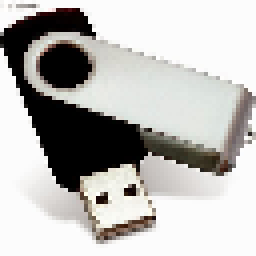
#> input picture Taller1/data/01.png, 64 x 64 px (shown 4 times larger); its folder holds only this picture in this run
$ jupyter execute --allow-errors Taller1-PreprocesamientoDeImagenes.ipynb   (shell and % lines are left out)   (older library calls are emulated)
#> lines starting #> are read from the running program, lines starting #| are printed output that depends on the picture
#> further down, tempImg is the input picture: shape (64, 64, 3); mean B, G, R 182.4, 184.9, 186.1
# Taller 1 - Procesamiento y Etiquetado de Datos

**Docente:** Ph.D. John William Branch
**Asistente de Docencia:** Sergio Robles

Clasificación y Reconocimiento de Patrones
Universidad Nacional - Sede Medellin

### Notas del Taller
* Completar los cinco puntos propuestos
* El dataset a utilizar es el archivo comprimido enviado por correo junto con este notebook

#### Entrega
* El Notebook debe ser enviado al correo: srobles@unal.edu.co
* El Asunto del correo debe ser: CRP - Taller 1
* El Correo debe tener adjunto un Notebook resuelto (Archivo con extensión 'ipynb')
* El Correo debe tener adjunto 3 imagenes generadas a partir del último punto

## Librerías

Librerías y paquetes de python a utilizar en el siguiente notebook.
(Deben estar previamente instalados)

[cell 1]
import random
import numpy as np
import pandas as pd
import cv2
import matplotlib.pyplot as plt
import skimage as sk
from skimage import transform
from skimage import util
from sklearn import preprocessing
from scipy import ndarray

[cell 2]
# Utils
def random_rotation(image_array: ndarray):
    # pick a random degree of rotation between 25% on the left and 25% on the right
    random_degree = random.uniform(-25, 25)
    return sk.transform.rotate(image_array, random_degree)

def random_noise(image_array: ndarray):
    # add random noise to the image
    return sk.util.random_noise(image_array)

def horizontal_flip(image_array: ndarray):
    # horizontal flip doesn't need skimage, it's easy as flipping the image array of pixels !
    return image_array[:, ::-1]

## Datos No Estructurados

[cell 3]
images = []
data = []

#### Primer punto

#> (a cell that did not finish here is left out)

#### Segundo punto

#> (a cell that did not finish here is left out)

### Normalización y Otros

#### Tercer punto

[cell 6]
images_resize = []

[cell 7]
# Realizar un resize a las imagenes almacenas y guardarlas en la variable images_resize (150x150)
# Tip: Utilizar opencv

for i in range(len(images)):
    images_resize.append(cv2.resize(images[i],(150,150)))
#> this loop made 1 pass
#> after the loop, images_resize = 1 item

#> (a cell that did not finish here is left out)

#### Cuarto punto

[cell 9]
images_normalize = []

[cell 10]
# Realizar un normalizado en la intensidad de colores en las imagenes almacenadas
# Tip: Utilizar opencv o matemáticas

for i in range(len(images_resize)):
    images_normalize.append(cv2.normalize(images_resize[i], None, alpha=0, beta=1, norm_type=cv2.NORM_MINMAX, dtype=cv2.CV_32F))
#> after the loop, images_normalize = 1 item

#> (a cell that did not finish here is left out)

### Etiquetado

#### Quinto punto

[cell 12]
label = ['USB','BAG','COPY','STAPLER','BAG','SCISSORS','USB','STAPLER','COPY','STAPLER','COPY']

[cell 13]
# Realizar un etiquetado manual de las imagenes almacenadas en la variable images y almacenarlos en la variable label
# Se deben guardar las imagenes en un diccionario de python, donde cada valor del diccionario es una lista de todas las imagenes que se encuentran en esa clase.
# Ejemplo: mis_datos = { 'perros': [imagen_perro1, imagen_perro2], 'gatos': [imagen_gato1, imagen_gato2] }

img_labels={}
#> (the rest of this cell did not finish here and is left out)

### Images augmentation

**Sexto punto**
Utilizar el código para generar 2 nuevas imagenes por cada imagen que se tienen en el dataset. (Solo enviar 3 imagenes generadas)

[cell 14]
images = images_normalize
#> images = 1 item

[cell 15]
available_transformations = {
    'rotate': random_rotation,
    'noise': random_noise,
    'horizontal_flip': horizontal_flip
}

augmentation_images = []
for img in images:
    num_transformations_to_apply = random.randint(1, len(available_transformations))
    num_transformations = 0
    transformed_image = None
    while num_transformations <= num_transformations_to_apply:
        # choose a random transformation to apply for a single image
        key = random.choice(list(available_transformations))
        img = random.choice(list(images))
        transformed_image = available_transformations[key](img)
        num_transformations += 1
        augmentation_images.append(transformed_image)
#> this loop made 1 pass
#> num_transformations_to_apply on pass 1: 2
#> after the loop, augmentation_images = 3 items

#> (a cell that did not finish here is left out)

#> (a cell that did not finish here is left out)

[cell 18]
cv2.imwrite('data/g_3.png',augmentation_images[2]*255)
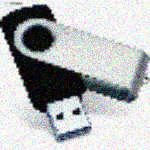
#> saved as g_3.png: shape (150, 150, 3); mean B, G, R 183.3, 182.1, 179.8
#> Out = True
